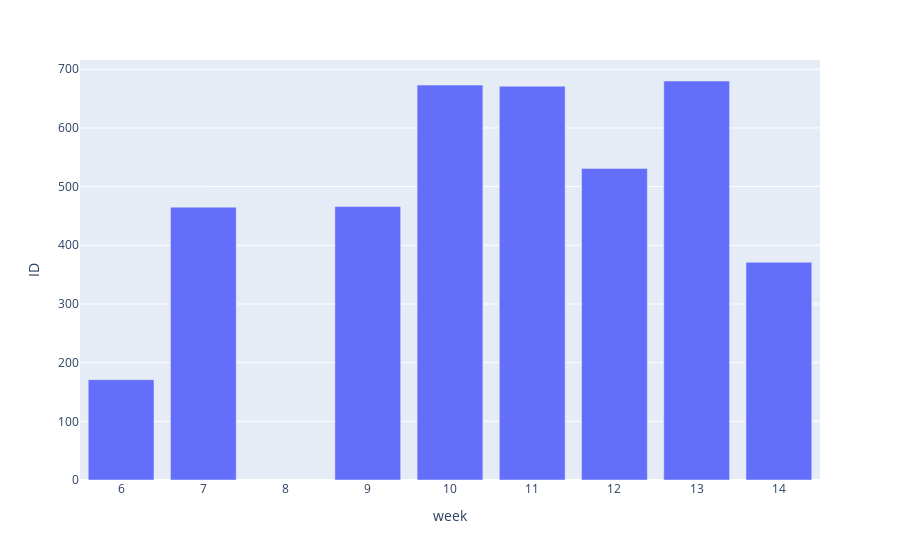

Notebook code for this chart:
### Code cell
#orders per week
tabela=data.copy()
tabela['week']=tabela['Order_Date'].dt.strftime( "%U" ).astype(int)
tabela=tabela.groupby(['week'])[['ID']].count().reset_index()
px.bar(tabela,x='week',y='ID')

### Figure 1 — Plotly figure (JSON) as saved in the notebook; plotly's stock layout.template omitted (floating-point values rounded to 4 significant figures)
{"data": [{"alignmentgroup": "True", "hovertemplate": "week=%{x}<br>ID=%{y}<extra></extra>", "legendgroup": "", "marker": {"color": "#636efa", "pattern": {"shape": ""}}, "name": "", "offsetgroup": "", "orientation": "v", "showlegend": false, "textposition": "auto", "type": "bar", "x": [6, 7, 9, 10, 11, 12, 13, 14], "xaxis": "x", "y": [171, 465, 466, 673, 671, 531, 680, 371], "yaxis": "y"}], "layout": {"barmode": "relative", "legend": {"tracegroupgap": 0}, "margin": {"t": 60}, "xaxis": {"anchor": "y", "domain": [0, 1], "title": {"text": "week"}}, "yaxis": {"anchor": "x", "domain": [0, 1], "title": {"text": "ID"}}}}
